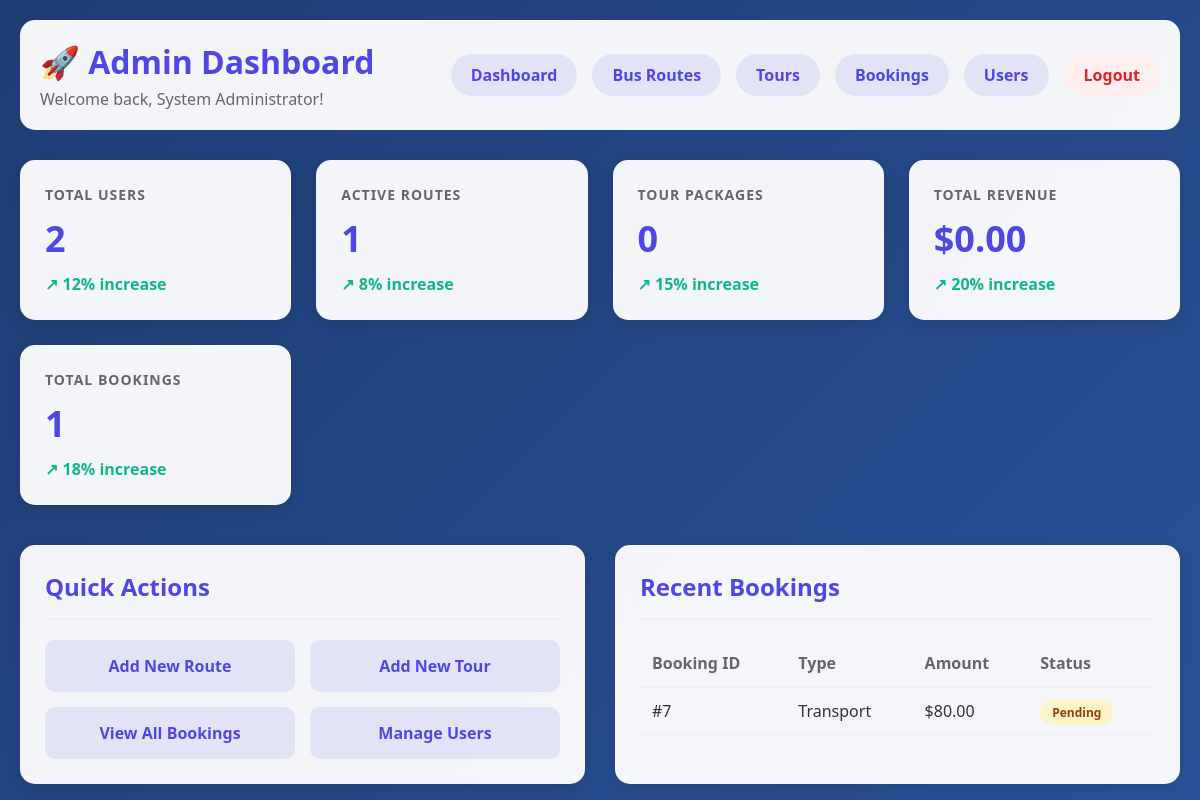
The app's page /transport_booking/admin/index.php (signed in) with its own data.
### tables this page shows
CREATE TABLE `bookings` (
  `id` int(11) NOT NULL,
  `user_id` int(11) DEFAULT NULL,
  `booking_type` varchar(20) DEFAULT NULL,
  `route_id` int(11) DEFAULT NULL,
  `tour_id` int(11) DEFAULT NULL,
  `seats_booked` int(11) DEFAULT NULL,
  `total_price` decimal(10,2) DEFAULT NULL,
  `travel_date` date DEFAULT NULL,
  `booking_date` timestamp NOT NULL DEFAULT current_timestamp(),
  `payment_status` varchar(20) DEFAULT 'pending'
);

### transport_booking/config/database.php (called while the page is built, shortened)
<?php
class Database {
    private $host = 'localhost';
    private $user = 'root';
    private $password = '';
    private $dbname = 'transport_booking';
    public function __construct() {
        try {
            $this->conn = new mysqli($this->host, $this->user, $this->password, $this->dbname);
        } catch (Exception $e) {
            die("Database connection error: " . $e->getMessage());
        }
    }
}
?>

### transport_booking/admin/index.php (the view, shortened to what this page needs)
<?php
require_once '../config/database.php';
$db = new Database();
$total_users = $db->conn->query("SELECT COUNT(*) as count FROM users")->fetch_assoc()['count'];
$total_routes = $db->conn->query("SELECT COUNT(*) as count FROM routes")->fetch_assoc()['count'];
$total_tours = $db->conn->query("SELECT COUNT(*) as count FROM tours")->fetch_assoc()['count'];
$total_bookings = $db->conn->query("SELECT COUNT(*) as count FROM bookings")->fetch_assoc()['count'];
$revenue = $db->conn->query("SELECT SUM(total_price) as revenue FROM bookings WHERE payment_status = 'paid'")->fetch_assoc()['revenue'];
?>
<!DOCTYPE html>
<html lang="en">
<head>
</head>
<body>
    <div class="container">
        <div class="admin-header">
            <div class="admin-info">
                <h1>🚀 Admin Dashboard</h1>
                <p>Welcome back, <?php echo $_SESSION['full_name']; ?>!</p>
            </div>
            <div class="admin-nav">
                <a href="index.php" class="nav-link">Dashboard</a>
                <a href="routes.php" class="nav-link">Bus Routes</a>
                <a href="tours.php" class="nav-link">Tours</a>
                <a href="bookings.php" class="nav-link">Bookings</a>
                <a href="users.php" class="nav-link">Users</a>
                <a href="../logout.php" class="logout">Logout</a>
            </div>
        </div>
        <div class="stats-grid">
            <div class="stat-card">
                <h3>Total Users</h3>
                <div class="number"><?php echo $total_users; ?></div>
                <div class="trend">↗ 12% increase</div>
            </div>
            <div class="stat-card">
                <h3>Active Routes</h3>
                <div class="number"><?php echo $total_routes; ?></div>
                <div class="trend">↗ 8% increase</div>
            </div>
            <div class="stat-card">
                <h3>Tour Packages</h3>
                <div class="number"><?php echo $total_tours; ?></div>
                <div class="trend">↗ 15% increase</div>
            </div>
            <div class="stat-card">
                <h3>Total Revenue</h3>
                <div class="number">$<?php echo number_format($revenue ?: 0, 2); ?></div>
                <div class="trend">↗ 20% increase</div>
            </div>
            <div class="stat-card">
                <h3>Total Bookings</h3>
                <div class="number"><?php echo $total_bookings; ?></div>
                <div class="trend">↗ 18% increase</div>
            </div>
        </div>
        <div class="dashboard-sections">
            <div class="section-card">
                <h2>Quick Actions</h2>
                <div class="quick-actions">
                    <a href="routes.php?action=add" class="action-btn">Add New Route</a>
                    <a href="tours.php?action=add" class="action-btn">Add New Tour</a>
                    <a href="bookings.php" class="action-btn">View All Bookings</a>
                    <a href="users.php" class="action-btn">Manage Users</a>
                </div>
            </div>
            <div class="section-card">
                <h2>Recent Bookings</h2>
                <table class="recent-table">
                    <thead>
                        <tr>
                            <th>Booking ID</th>
                            <th>Type</th>
                            <th>Amount</th>
                            <th>Status</th>
                        </tr>
                    </thead>
                    <tbody>
                        <?php
                        $recent_bookings = $db->conn->query("SELECT b.*, u.username FROM bookings b JOIN users u ON b.user_id = u.id ORDER BY booking_date DESC LIMIT 5");
                        while($booking = $recent_bookings->fetch_assoc()): ?>
                        <tr>
                            <td>#<?php echo $booking['id']; ?></td>
                            <td><?php echo ucfirst($booking['booking_type']); ?></td>
                            <td>$<?php echo $booking['total_price']; ?></td>
                            <td>
                                <span class="status-badge status-<?php echo $booking['payment_status']; ?>">
                                    <?php echo ucfirst($booking['payment_status']); ?>
                                </span>
                            </td>
                        </tr>
                        <?php endwhile; ?>
                    </tbody>
                </table>
            </div>
        </div>
    </div>
</body>
</html>

### transport_booking/admin/index.php (style rules this page uses)
* { margin: 0; padding: 0; box-sizing: border-box; font-family: 'Segoe UI', Tahoma, Geneva, Verdana, sans-serif; }
body { background: linear-gradient(135deg, #1e3c72 0%, #2a5298 100%); min-height: 100vh; color: #333; }
.container { max-width: 1400px; margin: 0 auto; padding: 20px; }
.admin-header { background: rgba(255, 255, 255, 0.95); backdrop-filter: blur(10px); padding: 20px; border-radius: 15px; margin-bottom: 30px; display: flex; justify-content: space-between; align-items: center; flex-wrap: wrap; gap: 20px; }
.admin-info h1 { color: #4f46e5; margin-bottom: 5px; }
.admin-info p { color: #666; }
.admin-nav { display: flex; gap: 15px; flex-wrap: wrap; }
.admin-nav a { text-decoration: none; padding: 10px 20px; border-radius: 25px; font-weight: 600; transition: all 0.3s ease; }
.admin-nav .nav-link { background: rgba(79, 70, 229, 0.1); color: #4f46e5; }
.admin-nav .logout { background: #fee; color: #dc2626; }
.stats-grid { display: grid; grid-template-columns: repeat(auto-fit, minmax(250px, 1fr)); gap: 25px; margin-bottom: 40px; }
.stat-card { background: rgba(255, 255, 255, 0.95); backdrop-filter: blur(10px); border-radius: 15px; padding: 25px; box-shadow: 0 5px 15px rgba(0,0,0,0.1); transition: transform 0.3s ease; }
.stat-card h3 { color: #666; font-size: 14px; text-transform: uppercase; letter-spacing: 1px; margin-bottom: 10px; }
.stat-card .number { font-size: 36px; font-weight: 700; color: #4f46e5; margin-bottom: 10px; }
.stat-card .trend { display: flex; align-items: center; gap: 5px; color: #10b981; font-weight: 600; }
.dashboard-sections { display: grid; grid-template-columns: repeat(auto-fit, minmax(400px, 1fr)); gap: 30px; }
.section-card { background: rgba(255, 255, 255, 0.95); backdrop-filter: blur(10px); border-radius: 15px; padding: 25px; box-shadow: 0 5px 15px rgba(0,0,0,0.1); }
.section-card h2 { color: #4f46e5; margin-bottom: 20px; padding-bottom: 15px; border-bottom: 2px solid #f0f0f0; }
.quick-actions { display: grid; grid-template-columns: repeat(2, 1fr); gap: 15px; }
.action-btn { background: rgba(79, 70, 229, 0.1); border: none; padding: 15px; border-radius: 10px; text-align: center; color: #4f46e5; font-weight: 600; cursor: pointer; transition: all 0.3s ease; text-decoration: none; display: block; }
.recent-table { width: 100%; border-collapse: collapse; }
.recent-table th { text-align: left; padding: 12px; color: #666; font-weight: 600; border-bottom: 2px solid #f0f0f0; }
.recent-table td { padding: 12px; border-bottom: 1px solid #f0f0f0; }
.status-badge { padding: 4px 12px; border-radius: 20px; font-size: 12px; font-weight: 600; }
.status-pending { background: #fef3c7; color: #92400e; }

### records on screen
bookings: id "7", booking_type "Transport", total_price "80.00", payment_status "Pending"

### other values on screen
$_SESSION['full_name'] "System Administrator"
$total_users "2"
$total_routes "1"
$total_tours "0"
$revenue ?: 0 "0.00"
$total_bookings "1"
